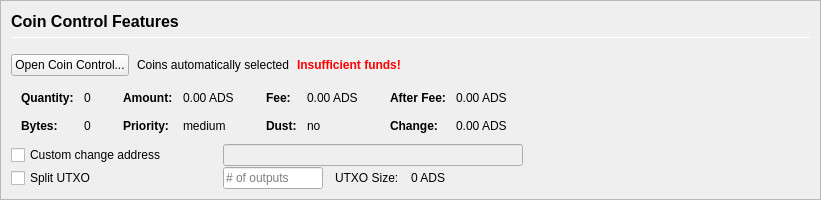
         <widget class="QFrame" name="frameCoinControl">
          <property name="sizePolicy">
           <sizepolicy hsizetype="Expanding" vsizetype="Expanding">
            <horstretch>0</horstretch>
            <verstretch>0</verstretch>
           </sizepolicy>
          </property>
          <property name="maximumSize">
           <size>
            <width>16777215</width>
            <height>16777215</height>
           </size>
          </property>
          <property name="frameShape">
           <enum>QFrame::StyledPanel</enum>
          </property>
          <property name="frameShadow">
           <enum>QFrame::Sunken</enum>
          </property>
          <layout class="QVBoxLayout" name="verticalLayoutCoinControl2">
           <property name="spacing">
            <number>0</number>
           </property>
           <property name="leftMargin">
            <number>0</number>
           </property>
           <property name="topMargin">
            <number>0</number>
           </property>
           <property name="rightMargin">
            <number>0</number>
           </property>
           <property name="bottomMargin">
            <number>0</number>
           </property>
           <item>
            <widget class="QFrame" name="frameCoinControl_BG">
             <layout class="QVBoxLayout" name="verticalLayoutCoinControl" stretch="0,0,0,0,0,0">
              <property name="spacing">
               <number>1</number>
              </property>
              <property name="leftMargin">
               <number>10</number>
              </property>
              <property name="topMargin">
               <number>10</number>
              </property>
              <item>
               <layout class="QHBoxLayout" name="horizontalLayoutCoinControl1">
                <property name="bottomMargin">
                 <number>15</number>
                </property>
                <item>
                 <layout class="QVBoxLayout" name="verticalLayout_3">
                  <property name="spacing">
                   <number>6</number>
                  </property>
                  <item>
                   <widget class="QLabel" name="labelCoinControlFeatures">
                    <property name="sizePolicy">
                     <sizepolicy hsizetype="Preferred" vsizetype="Maximum">
                      <horstretch>0</horstretch>
                      <verstretch>0</verstretch>
                     </sizepolicy>
                    </property>
                    <property name="minimumSize">
                     <size>
                      <width>0</width>
                      <height>20</height>
                     </size>
                    </property>
                    <property name="font">
                     <font>
                      <pointsize>12</pointsize>
                      <weight>75</weight>
                      <bold>true</bold>
                     </font>
                    </property>
                    <property name="styleSheet">
                     <string notr="true">font-weight:bold;</string>
                    </property>
                    <property name="text">
                     <string>Coin Control Features</string>
                    </property>
                   </widget>
                  </item>
                  <item>
                   <widget class="Line" name="line">
                    <property name="minimumSize">
                     <size>
                      <width>0</width>
                      <height>1</height>
                     </size>
                    </property>
                    <property name="maximumSize">
                     <size>
                      <width>16777215</width>
                      <height>1</height>
                     </size>
                    </property>
                    <property name="orientation">
                     <enum>Qt::Horizontal</enum>
                    </property>
                   </widget>
                  </item>
                 </layout>
                </item>
               </layout>
              </item>
              <item>
               <layout class="QHBoxLayout" name="horizontalLayoutCoinControl2" stretch="0,0,0,0">
                <property name="spacing">
                 <number>8</number>
                </property>
                <property name="bottomMargin">
                 <number>10</number>
                </property>
                <item>
                 <widget class="QPushButton" name="pushButtonCoinControl">
                  <property name="styleSheet">
                   <string notr="true"/>
                  </property>
                  <property name="text">
                   <string>Open Coin Control...</string>
                  </property>
                  <property name="autoDefault">
                   <bool>false</bool>
                  </property>
                 </widget>
                </item>
                <item>
                 <widget class="QLabel" name="labelCoinControlAutomaticallySelected">
                  <property name="text">
                   <string>Coins automatically selected</string>
                  </property>
                  <property name="margin">
                   <number>5</number>
                  </property>
                 </widget>
                </item>
                <item>
                 <widget class="QLabel" name="labelCoinControlInsuffFunds">
                  <property name="font">
                   <font>
                    <weight>75</weight>
                    <bold>true</bold>
                   </font>
                  </property>
                  <property name="styleSheet">
                   <string notr="true">color:red;font-weight:bold;</string>
                  </property>
                  <property name="text">
                   <string>Insufficient funds!</string>
                  </property>
                  <property name="margin">
                   <number>5</number>
                  </property>
                 </widget>
                </item>
                <item>
                 <spacer name="horizontalSpacerCoinControl">
                  <property name="orientation">
                   <enum>Qt::Horizontal</enum>
                  </property>
                  <property name="sizeHint" stdset="0">
                   <size>
                    <width>40</width>
                    <height>1</height>
                   </size>
                  </property>
                 </spacer>
                </item>
               </layout>
              </item>
              <item>
               <widget class="QWidget" name="widgetCoinControl" native="true">
                <property name="sizePolicy">
                 <sizepolicy hsizetype="Preferred" vsizetype="Preferred">
                  <horstretch>0</horstretch>
                  <verstretch>0</verstretch>
                 </sizepolicy>
                </property>
                <property name="minimumSize">
                 <size>
                  <width>0</width>
                  <height>0</height>
                 </size>
                </property>
                <property name="styleSheet">
                 <string notr="true"/>
                </property>
                <layout class="QHBoxLayout" name="horizontalLayoutCoinControl5">
                 <property name="leftMargin">
                  <number>0</number>
                 </property>
                 <property name="topMargin">
                  <number>0</number>
                 </property>
                 <property name="rightMargin">
                  <number>0</number>
                 </property>
                 <property name="bottomMargin">
                  <number>0</number>
                 </property>
                 <item>
                  <layout class="QHBoxLayout" name="horizontalLayoutCoinControl3" stretch="0,0,0,1">
                   <property name="spacing">
                    <number>20</number>
                   </property>
                   <property name="topMargin">
                    <number>0</number>
                   </property>
                   <property name="bottomMargin">
                    <number>10</number>
                   </property>
                   <item>
                    <layout class="QFormLayout" name="formLayoutCoinControl1">
                     <property name="horizontalSpacing">
                      <number>10</number>
                     </property>
                     <property name="verticalSpacing">
                      <number>14</number>
                     </property>
                     <property name="leftMargin">
                      <number>10</number>
                     </property>
                     <property name="topMargin">
                      <number>4</number>
                     </property>
                     <property name="rightMargin">
                      <number>6</number>
                     </property>
                     <item row="0" column="0">
                      <widget class="QLabel" name="labelCoinControlQuantityText">
                       <property name="font">
                        <font>
                         <weight>75</weight>
                         <bold>true</bold>
                        </font>
                       </property>
                       <property name="text">
                        <string>Quantity:</string>
                       </property>
                       <property name="margin">
                        <number>0</number>
                       </property>
                      </widget>
                     </item>
                     <item row="0" column="1">
                      <widget class="QLabel" name="labelCoinControlQuantity">
                       <property name="cursor">
                        <cursorShape>IBeamCursor</cursorShape>
                       </property>
                       <property name="contextMenuPolicy">
                        <enum>Qt::ActionsContextMenu</enum>
                       </property>
                       <property name="text">
                        <string notr="true">0</string>
                       </property>
                       <property name="margin">
                        <number>0</number>
                       </property>
                       <property name="textInteractionFlags">
                        <set>Qt::LinksAccessibleByMouse|Qt::TextSelectableByKeyboard|Qt::TextSelectableByMouse</set>
                       </property>
                      </widget>
                     </item>
                     <item row="1" column="0">
                      <widget class="QLabel" name="labelCoinControlBytesText">
                       <property name="font">
                        <font>
                         <weight>75</weight>
                         <bold>true</bold>
                        </font>
                       </property>
                       <property name="text">
                        <string>Bytes:</string>
                       </property>
                      </widget>
                     </item>
                     <item row="1" column="1">
                      <widget class="QLabel" name="labelCoinControlBytes">
                       <property name="cursor">
                        <cursorShape>IBeamCursor</cursorShape>
                       </property>
                       <property name="contextMenuPolicy">
                        <enum>Qt::ActionsContextMenu</enum>
                       </property>
                       <property name="text">
                        <string notr="true">0</string>
                       </property>
                       <property name="textInteractionFlags">
                        <set>Qt::LinksAccessibleByMouse|Qt::TextSelectableByKeyboard|Qt::TextSelectableByMouse</set>
                       </property>
                      </widget>
                     </item>
                    </layout>
                   </item>
                   <item>
                    <layout class="QFormLayout" name="formLayoutCoinControl2">
                     <property name="horizontalSpacing">
                      <number>10</number>
                     </property>
                     <property name="verticalSpacing">
                      <number>14</number>
                     </property>
                     <property name="leftMargin">
                      <number>6</number>
                     </property>
                     <property name="topMargin">
                      <number>4</number>
                     </property>
                     <property name="rightMargin">
                      <number>6</number>
                     </property>
                     <item row="0" column="0">
                      <widget class="QLabel" name="labelCoinControlAmountText">
                       <property name="font">
                        <font>
                         <weight>75</weight>
                         <bold>true</bold>
                        </font>
                       </property>
                       <property name="text">
                        <string>Amount:</string>
                       </property>
                       <property name="margin">
                        <number>0</number>
                       </property>
                      </widget>
                     </item>
                     <item row="0" column="1">
                      <widget class="QLabel" name="labelCoinControlAmount">
                       <property name="cursor">
                        <cursorShape>IBeamCursor</cursorShape>
                       </property>
                       <property name="contextMenuPolicy">
                        <enum>Qt::ActionsContextMenu</enum>
                       </property>
                       <property name="text">
                        <string notr="true">0.00 ADS</string>
                       </property>
                       <property name="textInteractionFlags">
                        <set>Qt::LinksAccessibleByMouse|Qt::TextSelectableByKeyboard|Qt::TextSelectableByMouse</set>
                       </property>
                      </widget>
                     </item>
                     <item row="1" column="0">
                      <widget class="QLabel" name="labelCoinControlPriorityText">
                       <property name="font">
                        <font>
                         <weight>75</weight>
                         <bold>true</bold>
                        </font>
                       </property>
                       <property name="text">
                        <string>Priority:</string>
                       </property>
                      </widget>
                     </item>
                     <item row="1" column="1">
                      <widget class="QLabel" name="labelCoinControlPriority">
                       <property name="cursor">
                        <cursorShape>IBeamCursor</cursorShape>
                       </property>
                       <property name="contextMenuPolicy">
                        <enum>Qt::ActionsContextMenu</enum>
                       </property>
                       <property name="text">
                        <string>medium</string>
                       </property>
                       <property name="textInteractionFlags">
                        <set>Qt::LinksAccessibleByMouse|Qt::TextSelectableByKeyboard|Qt::TextSelectableByMouse</set>
                       </property>
                      </widget>
                     </item>
                    </layout>
                   </item>
                   <item>
                    <layout class="QFormLayout" name="formLayoutCoinControl3">
                     <property name="horizontalSpacing">
                      <number>10</number>
                     </property>
                     <property name="verticalSpacing">
                      <number>14</number>
                     </property>
                     <property name="leftMargin">
                      <number>6</number>
                     </property>
                     <property name="topMargin">
                      <number>4</number>
                     </property>
                     <property name="rightMargin">
                      <number>6</number>
                     </property>
                     <item row="0" column="0">
                      <widget class="QLabel" name="labelCoinControlFeeText">
                       <property name="font">
                        <font>
                         <weight>75</weight>
                         <bold>true</bold>
                        </font>
                       </property>
                       <property name="text">
                        <string>Fee:</string>
                       </property>
                       <property name="margin">
                        <number>0</number>
                       </property>
                      </widget>
                     </item>
                     <item row="0" column="1">
                      <widget class="QLabel" name="labelCoinControlFee">
                       <property name="cursor">
                        <cursorShape>IBeamCursor</cursorShape>
                       </property>
                       <property name="contextMenuPolicy">
                        <enum>Qt::ActionsContextMenu</enum>
                       </property>
                       <property name="text">
                        <string notr="true">0.00 ADS</string>
                       </property>
                       <property name="textInteractionFlags">
                        <set>Qt::LinksAccessibleByMouse|Qt::TextSelectableByKeyboard|Qt::TextSelectableByMouse</set>
                       </property>
                      </widget>
                     </item>
                     <item row="1" column="0">
                      <widget class="QLabel" name="labelCoinControlLowOutputText">
                       <property name="font">
                        <font>
                         <weight>75</weight>
                         <bold>true</bold>
                        </font>
                       </property>
                       <property name="text">
                        <string>Dust:</string>
                       </property>
                      </widget>
                     </item>
                     <item row="1" column="1">
                      <widget class="QLabel" name="labelCoinControlLowOutput">
                       <property name="cursor">
                        <cursorShape>IBeamCursor</cursorShape>
                       </property>
                       <property name="contextMenuPolicy">
                        <enum>Qt::ActionsContextMenu</enum>
                       </property>
                       <property name="text">
                        <string>no</string>
                       </property>
                       <property name="textInteractionFlags">
                        <set>Qt::LinksAccessibleByMouse|Qt::TextSelectableByKeyboard|Qt::TextSelectableByMouse</set>
                       </property>
                      </widget>
                     </item>
                    </layout>
                   </item>
                   <item>
                    <layout class="QFormLayout" name="formLayoutCoinControl4">
                     <property name="horizontalSpacing">
                      <number>10</number>
                     </property>
                     <property name="verticalSpacing">
                      <number>14</number>
                     </property>
                     <property name="leftMargin">
                      <number>6</number>
                     </property>
                     <property name="topMargin">
                      <number>4</number>
                     </property>
                     <property name="rightMargin">
                      <number>6</number>
                     </property>
                     <item row="0" column="0">
                      <widget class="QLabel" name="labelCoinControlAfterFeeText">
                       <property name="font">
                        <font>
                         <weight>75</weight>
                         <bold>true</bold>
                        </font>
                       </property>
                       <property name="text">
                        <string>After Fee:</string>
                       </property>
                       <property name="margin">
                        <number>0</number>
                       </property>
                      </widget>
                     </item>
                     <item row="0" column="1">
                      <widget class="QLabel" name="labelCoinControlAfterFee">
                       <property name="cursor">
                        <cursorShape>IBeamCursor</cursorShape>
                       </property>
                       <property name="contextMenuPolicy">
                        <enum>Qt::ActionsContextMenu</enum>
                       </property>
                       <property name="text">
                        <string notr="true">0.00 ADS</string>
                       </property>
                       <property name="textInteractionFlags">
                        <set>Qt::LinksAccessibleByMouse|Qt::TextSelectableByKeyboard|Qt::TextSelectableByMouse</set>
                       </property>
                      </widget>
                     </item>
                     <item row="1" column="0">
                      <widget class="QLabel" name="labelCoinControlChangeText">
                       <property name="font">
                        <font>
                         <weight>75</weight>
                         <bold>true</bold>
                        </font>
                       </property>
                       <property name="text">
                        <string>Change:</string>
                       </property>
                      </widget>
                     </item>
                     <item row="1" column="1">
                      <widget class="QLabel" name="labelCoinControlChange">
                       <property name="cursor">
                        <cursorShape>IBeamCursor</cursorShape>
                       </property>
                       <property name="contextMenuPolicy">
                        <enum>Qt::ActionsContextMenu</enum>
                       </property>
                       <property name="text">
                        <string notr="true">0.00 ADS</string>
                       </property>
                       <property name="textInteractionFlags">
                        <set>Qt::LinksAccessibleByMouse|Qt::TextSelectableByKeyboard|Qt::TextSelectableByMouse</set>
                       </property>
                      </widget>
                     </item>
                    </layout>
                   </item>
                  </layout>
                 </item>
                </layout>
               </widget>
              </item>
              <item>
               <layout class="QHBoxLayout" name="horizontalLayoutCoinControl4">
                <property name="spacing">
                 <number>12</number>
                </property>
                <property name="sizeConstraint">
                 <enum>QLayout::SetDefaultConstraint</enum>
                </property>
                <property name="topMargin">
                 <number>0</number>
                </property>
                <property name="rightMargin">
                 <number>0</number>
                </property>
                <item>
                 <widget class="QCheckBox" name="checkBoxCoinControlChange">
                  <property name="sizePolicy">
                   <sizepolicy hsizetype="Preferred" vsizetype="Preferred">
                    <horstretch>0</horstretch>
                    <verstretch>0</verstretch>
                   </sizepolicy>
                  </property>
                  <property name="minimumSize">
                   <size>
                    <width>200</width>
                    <height>0</height>
                   </size>
                  </property>
                  <property name="maximumSize">
                   <size>
                    <width>200</width>
                    <height>16777215</height>
                   </size>
                  </property>
                  <property name="toolTip">
                   <string>If this is activated, but the change address is empty or invalid, change will be sent to a newly generated address.</string>
                  </property>
                  <property name="text">
                   <string>Custom change address</string>
                  </property>
                 </widget>
                </item>
                <item>
                 <widget class="QValidatedLineEdit" name="lineEditCoinControlChange">
                  <property name="enabled">
                   <bool>false</bool>
                  </property>
                  <property name="sizePolicy">
                   <sizepolicy hsizetype="Preferred" vsizetype="Preferred">
                    <horstretch>0</horstretch>
                    <verstretch>0</verstretch>
                   </sizepolicy>
                  </property>
                  <property name="minimumSize">
                   <size>
                    <width>300</width>
                    <height>0</height>
                   </size>
                  </property>
                 </widget>
                </item>
                <item>
                 <widget class="QLabel" name="labelCoinControlChangeLabel">
                  <property name="sizePolicy">
                   <sizepolicy hsizetype="Preferred" vsizetype="Preferred">
                    <horstretch>0</horstretch>
                    <verstretch>0</verstretch>
                   </sizepolicy>
                  </property>
                  <property name="minimumSize">
                   <size>
                    <width>100</width>
                    <height>0</height>
                   </size>
                  </property>
                  <property name="text">
                   <string/>
                  </property>
                  <property name="margin">
                   <number>3</number>
                  </property>
                 </widget>
                </item>
               </layout>
              </item>
              <item>
               <layout class="QHBoxLayout" name="horizontalLayoutCoinControl6">
                <property name="spacing">
                 <number>12</number>
                </property>
                <property name="rightMargin">
                 <number>0</number>
                </property>
                <item>
                 <widget class="QCheckBox" name="splitBlockCheckBox">
                  <property name="sizePolicy">
                   <sizepolicy hsizetype="Preferred" vsizetype="Preferred">
                    <horstretch>0</horstretch>
                    <verstretch>0</verstretch>
                   </sizepolicy>
                  </property>
                  <property name="minimumSize">
                   <size>
                    <width>200</width>
                    <height>0</height>
                   </size>
                  </property>
                  <property name="maximumSize">
                   <size>
                    <width>200</width>
                    <height>16777215</height>
                   </size>
                  </property>
                  <property name="text">
                   <string>Split UTXO</string>
                  </property>
                 </widget>
                </item>
                <item>
                 <widget class="QLineEdit" name="splitBlockLineEdit">
                  <property name="sizePolicy">
                   <sizepolicy hsizetype="Preferred" vsizetype="Preferred">
                    <horstretch>50</horstretch>
                    <verstretch>0</verstretch>
                   </sizepolicy>
                  </property>
                  <property name="minimumSize">
                   <size>
                    <width>100</width>
                    <height>0</height>
                   </size>
                  </property>
                  <property name="maximumSize">
                   <size>
                    <width>100</width>
                    <height>16777215</height>
                   </size>
                  </property>
                  <property name="placeholderText">
                   <string># of outputs</string>
                  </property>
                 </widget>
                </item>
                <item>
                 <widget class="QLabel" name="labelBlockSizeText">
                  <property name="text">
                   <string>UTXO Size:</string>
                  </property>
                 </widget>
                </item>
                <item>
                 <widget class="QLabel" name="labelBlockSize">
                  <property name="text">
                   <string>0 ADS</string>
                  </property>
                 </widget>
                </item>
                <item>
                 <spacer name="horizontalSpacer_7">
                  <property name="orientation">
                   <enum>Qt::Horizontal</enum>
                  </property>
                  <property name="sizeHint" stdset="0">
                   <size>
                    <width>40</width>
                    <height>20</height>
                   </size>
                  </property>
                 </spacer>
                </item>
               </layout>
              </item>
              <item>
               <spacer name="verticalSpacerCoinControl">
                <property name="orientation">
                 <enum>Qt::Vertical</enum>
                </property>
                <property name="sizeHint" stdset="0">
                 <size>
                  <width>800</width>
                  <height>1</height>
                 </size>
                </property>
               </spacer>
              </item>
             </layout>
            </widget>
           </item>
          </layout>
         </widget>
